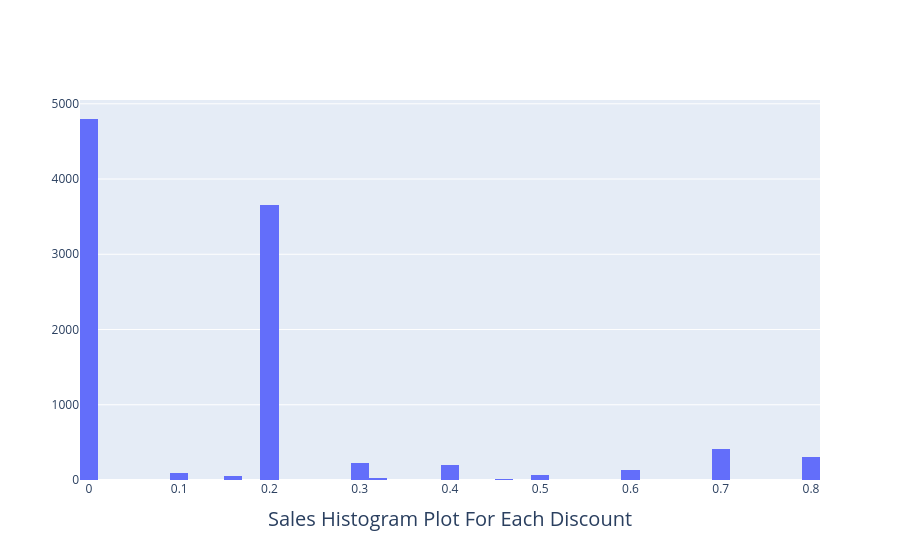

The notebook cell this image was saved under:
### Code cell
data = go.Histogram(
    x=df_notime.sort_values('Discount')['Discount']
)

layout = go.Layout(
    xaxis=dict(
        title='Sales Histogram Plot For Each Discount',
        title_font=dict(size=20)
    )
)

fig = go.Figure(
    data=[data],
    layout=layout
)

fig.show()

### Figure 1 — Plotly figure (JSON) as saved in the notebook; plotly's stock layout.template omitted (floating-point values rounded to 4 significant figures; data arrays with more than 128 entries replaced by an {"elided": "..."} marker saying what was removed)
{"data": [{"type": "histogram", "x": {"elided": "9994 float values"}}], "layout": {"xaxis": {"title": {"font": {"size": 20}, "text": "Sales Histogram Plot For Each Discount"}}}}
